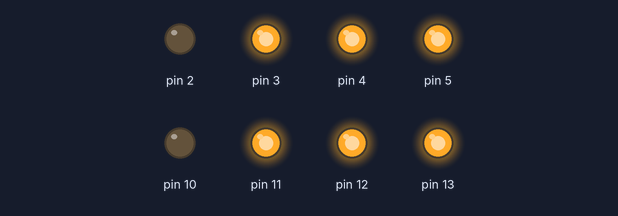
Bench run of a sketch on a simulated Arduino Uno, built with avr-gcc and run on an emulated ATmega328P. Parts: output pins drawn as LEDs (lit = HIGH).

Above: at 0.12 s.
At 0.62 s:
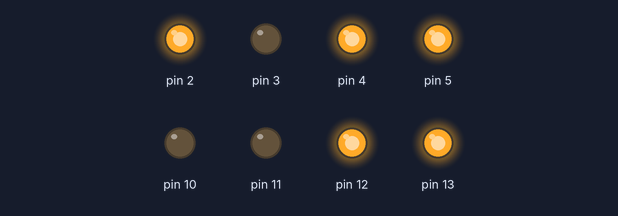
At 1.12 s:
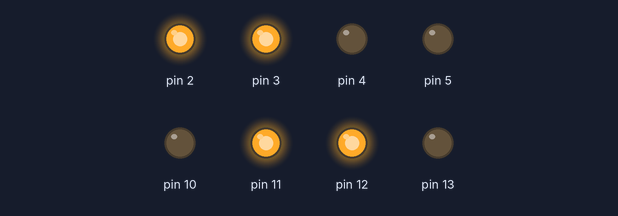
At 2.37 s:
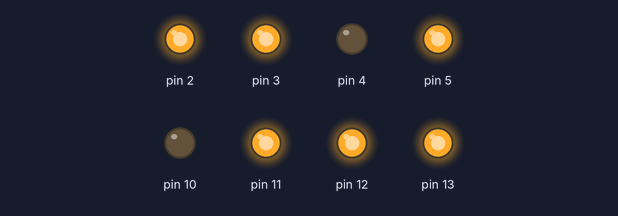
At 3.62 s:
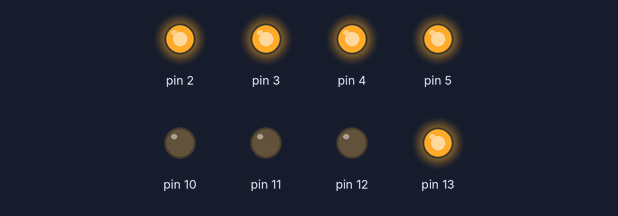
At 4.87 s:
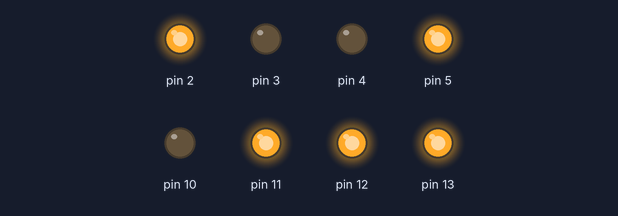
Timing chart, 0 to 5.2 s (numbered marks = the images above):
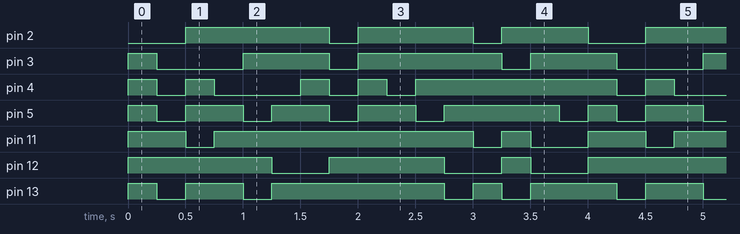

The sketch:

relogin.ino
```cpp
int dict[16][8] = {
    {0,1,1,1,0,1,1,1},
    {0,0,0,0,0,1,1,0},
    {1,0,1,1,0,0,1,1},
    {1,0,0,1,0,1,1,1},
    {1,1,0,0,0,1,1,0},
    {1,1,0,1,0,1,0,1},
    {1,1,1,1,0,1,0,1},
    {0,0,0,0,0,1,1,1},
    {1,1,1,1,0,1,1,1},
    {1,1,0,1,0,1,1,1},
    {1,1,1,0,0,1,1,1},
    {1,1,1,1,0,1,0,0},
    {0,1,1,1,0,0,0,1},
    {1,0,1,1,0,1,1,0},
    {1,1,1,1,0,0,0,1},
    {1,1,1,0,0,0,0,1}
  };

void setup() {
  // put your setup code here, to run once:
  pinMode(13,OUTPUT);
  pinMode(12,OUTPUT);
  pinMode(11,OUTPUT);
  pinMode(10,OUTPUT);
  pinMode(5,OUTPUT);
  pinMode(4,OUTPUT);
  pinMode(3,OUTPUT);
  pinMode(2,OUTPUT);

}

void loop() {
  // put your main code here, to run repeatedly:
  for(int i = 0; i < 16; i++){
    for(int j = 0; j< 8; j++){
      if(j <= 3){
        digitalWrite(j+2, dict[i][j]);
      }else{
        digitalWrite(j+6, dict[i][j]);
      }
    }
    delay(250);
  }
}
```

Measured:
- by itself, pin 2: repeats every 4.0 s: LOW 0.25 s, HIGH 1.0 s, LOW 0.25 s, HIGH 0.75 s, LOW 0.50 s, HIGH 1.3 s
- by itself, pin 3: repeats every 4.0 s: LOW 0.75 s, HIGH 0.75 s, LOW 0.25 s, HIGH 1.3 s, LOW 0.25 s, HIGH 0.75 s
- by itself, pin 4: repeats every 4.0 s: LOW 0.25 s, HIGH 0.25 s, LOW 0.75 s, 2 × (HIGH 0.25 s, LOW 0.25 s), HIGH 1.8 s
- by itself, pin 5: repeats every 4.0 s: 3 × (LOW 0.25 s, HIGH 0.50 s), LOW 0.25 s, HIGH 1.0 s, LOW 0.25 s, HIGH 0.25 s
- by itself, pin 11: repeats every 4.0 s: LOW 0.25 s, HIGH 2.3 s, LOW 0.25 s, HIGH 0.25 s, LOW 0.50 s, HIGH 0.50 s
- by itself, pin 12: repeats every 4.0 s: LOW 0.50 s, HIGH 1.0 s, LOW 0.50 s, HIGH 0.25 s, LOW 0.50 s, HIGH 1.3 s
- by itself, pin 13: repeats every 4.0 s: LOW 0.25 s, HIGH 0.50 s, LOW 0.25 s, HIGH 1.5 s, LOW 0.25 s, HIGH 0.25 s, LOW 0.25 s, HIGH 0.75 s
